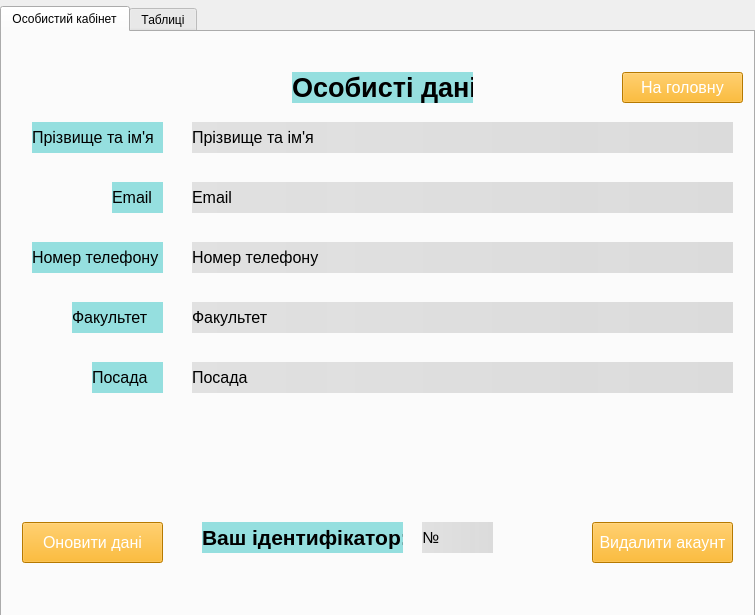
<?xml version="1.0" encoding="UTF-8"?>
<ui version="4.0">
 <class>MainWindow</class>
 <widget class="QMainWindow" name="MainWindow">
  <property name="geometry">
   <rect>
    <x>0</x>
    <y>0</y>
    <width>755</width>
    <height>615</height>
   </rect>
  </property>
  <property name="windowTitle">
   <string>Особистий кабінет</string>
  </property>
  <widget class="QWidget" name="centralwidget">
   <widget class="QLabel" name="main_image">
    <property name="geometry">
     <rect>
      <x>0</x>
      <y>0</y>
      <width>755</width>
      <height>620</height>
     </rect>
    </property>
    <property name="text">
     <string/>
    </property>
    <property name="pixmap">
     <pixmap>C:/Users/kk03k/Downloads/4a7eaeae52140c9205af389cc1e2c7b7-Enhanced-transformed (4).jpeg</pixmap>
    </property>
   </widget>
   <widget class="QTabWidget" name="tabWidget">
    <property name="geometry">
     <rect>
      <x>0</x>
      <y>6</y>
      <width>755</width>
      <height>620</height>
     </rect>
    </property>
    <property name="currentIndex">
     <number>0</number>
    </property>
    <widget class="QWidget" name="tabWidgetPage1">
     <attribute name="title">
      <string>Особистий кабінет</string>
     </attribute>
     <widget class="QLabel" name="image1">
      <property name="geometry">
       <rect>
        <x>0</x>
        <y>-30</y>
        <width>755</width>
        <height>620</height>
       </rect>
      </property>
      <property name="text">
       <string/>
      </property>
      <property name="pixmap">
       <pixmap>C:/Users/kk03k/Downloads/4a7eaeae52140c9205af389cc1e2c7b7-Enhanced-transformed (4).jpeg</pixmap>
      </property>
     </widget>
     <widget class="QPushButton" name="btn_upd_data">
      <property name="geometry">
       <rect>
        <x>20</x>
        <y>490</y>
        <width>141</width>
        <height>41</height>
       </rect>
      </property>
      <property name="font">
       <font>
        <pointsize>12</pointsize>
       </font>
      </property>
      <property name="styleSheet">
       <string notr="true">background-color: rgb(255, 170, 0);
color: rgb(255, 255, 255);</string>
      </property>
      <property name="text">
       <string>Оновити дані</string>
      </property>
     </widget>
     <widget class="QPushButton" name="btn_delete_ac">
      <property name="geometry">
       <rect>
        <x>590</x>
        <y>490</y>
        <width>141</width>
        <height>41</height>
       </rect>
      </property>
      <property name="font">
       <font>
        <pointsize>12</pointsize>
       </font>
      </property>
      <property name="styleSheet">
       <string notr="true">background-color: rgb(255, 170, 0);
color: rgb(255, 255, 255);</string>
      </property>
      <property name="text">
       <string>Видалити акаунт</string>
      </property>
     </widget>
     <widget class="QLabel" name="main_label">
      <property name="geometry">
       <rect>
        <x>290</x>
        <y>40</y>
        <width>181</width>
        <height>31</height>
       </rect>
      </property>
      <property name="font">
       <font>
        <pointsize>20</pointsize>
        <bold>true</bold>
       </font>
      </property>
      <property name="styleSheet">
       <string notr="true">background-color: rgb(149, 223, 223);</string>
      </property>
      <property name="text">
       <string>Особисті дані</string>
      </property>
     </widget>
     <widget class="QLabel" name="label_num_ph">
      <property name="geometry">
       <rect>
        <x>30</x>
        <y>210</y>
        <width>131</width>
        <height>31</height>
       </rect>
      </property>
      <property name="font">
       <font>
        <pointsize>12</pointsize>
        <bold>false</bold>
       </font>
      </property>
      <property name="toolTip">
       <string>&lt;html&gt;&lt;head/&gt;&lt;body&gt;&lt;p align=&quot;center&quot;&gt;&lt;br/&gt;&lt;/p&gt;&lt;/body&gt;&lt;/html&gt;</string>
      </property>
      <property name="styleSheet">
       <string notr="true">background-color: rgb(149, 223, 223);</string>
      </property>
      <property name="text">
       <string>Номер телефону</string>
      </property>
      <property name="margin">
       <number>3</number>
      </property>
     </widget>
     <widget class="QLabel" name="label_email">
      <property name="geometry">
       <rect>
        <x>110</x>
        <y>150</y>
        <width>51</width>
        <height>31</height>
       </rect>
      </property>
      <property name="font">
       <font>
        <pointsize>12</pointsize>
        <bold>false</bold>
       </font>
      </property>
      <property name="toolTip">
       <string>&lt;html&gt;&lt;head/&gt;&lt;body&gt;&lt;p align=&quot;center&quot;&gt;&lt;br/&gt;&lt;/p&gt;&lt;/body&gt;&lt;/html&gt;</string>
      </property>
      <property name="styleSheet">
       <string notr="true">background-color: rgb(149, 223, 223);</string>
      </property>
      <property name="text">
       <string>Email</string>
      </property>
      <property name="margin">
       <number>3</number>
      </property>
     </widget>
     <widget class="QLabel" name="label_full_name">
      <property name="geometry">
       <rect>
        <x>30</x>
        <y>90</y>
        <width>131</width>
        <height>31</height>
       </rect>
      </property>
      <property name="font">
       <font>
        <pointsize>12</pointsize>
        <bold>false</bold>
       </font>
      </property>
      <property name="toolTip">
       <string>&lt;html&gt;&lt;head/&gt;&lt;body&gt;&lt;p align=&quot;center&quot;&gt;&lt;br/&gt;&lt;/p&gt;&lt;/body&gt;&lt;/html&gt;</string>
      </property>
      <property name="styleSheet">
       <string notr="true">background-color: rgb(149, 223, 223);</string>
      </property>
      <property name="text">
       <string>Прізвище та ім'я</string>
      </property>
      <property name="margin">
       <number>3</number>
      </property>
     </widget>
     <widget class="QLabel" name="label_email_2">
      <property name="geometry">
       <rect>
        <x>190</x>
        <y>150</y>
        <width>541</width>
        <height>31</height>
       </rect>
      </property>
      <property name="font">
       <font>
        <pointsize>12</pointsize>
        <bold>false</bold>
       </font>
      </property>
      <property name="toolTip">
       <string>&lt;html&gt;&lt;head/&gt;&lt;body&gt;&lt;p align=&quot;center&quot;&gt;&lt;br/&gt;&lt;/p&gt;&lt;/body&gt;&lt;/html&gt;</string>
      </property>
      <property name="styleSheet">
       <string notr="true">background-color: qlineargradient(spread:pad, x1:0, y1:0, x2:1, y2:0, stop:0 rgba(221, 221, 221, 226), stop:1 rgba(214, 214, 214, 224));</string>
      </property>
      <property name="text">
       <string>Email</string>
      </property>
      <property name="margin">
       <number>3</number>
      </property>
     </widget>
     <widget class="QLabel" name="label_full_name_2">
      <property name="geometry">
       <rect>
        <x>190</x>
        <y>90</y>
        <width>541</width>
        <height>31</height>
       </rect>
      </property>
      <property name="font">
       <font>
        <pointsize>12</pointsize>
        <bold>false</bold>
       </font>
      </property>
      <property name="toolTip">
       <string>&lt;html&gt;&lt;head/&gt;&lt;body&gt;&lt;p align=&quot;center&quot;&gt;&lt;br/&gt;&lt;/p&gt;&lt;/body&gt;&lt;/html&gt;</string>
      </property>
      <property name="styleSheet">
       <string notr="true">background-color: qlineargradient(spread:pad, x1:0, y1:0, x2:1, y2:0, stop:0 rgba(221, 221, 221, 226), stop:1 rgba(214, 214, 214, 224));</string>
      </property>
      <property name="text">
       <string>Прізвище та ім'я</string>
      </property>
      <property name="margin">
       <number>3</number>
      </property>
     </widget>
     <widget class="QLabel" name="label_num_ph_2">
      <property name="geometry">
       <rect>
        <x>190</x>
        <y>210</y>
        <width>541</width>
        <height>31</height>
       </rect>
      </property>
      <property name="font">
       <font>
        <pointsize>12</pointsize>
        <bold>false</bold>
       </font>
      </property>
      <property name="toolTip">
       <string>&lt;html&gt;&lt;head/&gt;&lt;body&gt;&lt;p align=&quot;center&quot;&gt;&lt;br/&gt;&lt;/p&gt;&lt;/body&gt;&lt;/html&gt;</string>
      </property>
      <property name="styleSheet">
       <string notr="true">background-color: qlineargradient(spread:pad, x1:0, y1:0, x2:1, y2:0, stop:0 rgba(221, 221, 221, 226), stop:1 rgba(214, 214, 214, 224));</string>
      </property>
      <property name="text">
       <string>Номер телефону</string>
      </property>
      <property name="margin">
       <number>3</number>
      </property>
     </widget>
     <widget class="QLabel" name="label_id">
      <property name="geometry">
       <rect>
        <x>200</x>
        <y>490</y>
        <width>201</width>
        <height>31</height>
       </rect>
      </property>
      <property name="font">
       <font>
        <pointsize>16</pointsize>
        <bold>true</bold>
       </font>
      </property>
      <property name="styleSheet">
       <string notr="true">background-color: rgb(149, 223, 223);</string>
      </property>
      <property name="text">
       <string>Ваш ідентифікатор:</string>
      </property>
     </widget>
     <widget class="QLabel" name="label_id_2">
      <property name="geometry">
       <rect>
        <x>420</x>
        <y>490</y>
        <width>71</width>
        <height>31</height>
       </rect>
      </property>
      <property name="font">
       <font>
        <pointsize>12</pointsize>
        <bold>false</bold>
       </font>
      </property>
      <property name="toolTip">
       <string>&lt;html&gt;&lt;head/&gt;&lt;body&gt;&lt;p align=&quot;center&quot;&gt;&lt;br/&gt;&lt;/p&gt;&lt;/body&gt;&lt;/html&gt;</string>
      </property>
      <property name="styleSheet">
       <string notr="true">background-color: qlineargradient(spread:pad, x1:0, y1:0, x2:1, y2:0, stop:0 rgba(221, 221, 221, 226), stop:1 rgba(214, 214, 214, 224));</string>
      </property>
      <property name="text">
       <string>№</string>
      </property>
      <property name="margin">
       <number>3</number>
      </property>
     </widget>
     <widget class="QLabel" name="label_num_ph_3">
      <property name="geometry">
       <rect>
        <x>70</x>
        <y>270</y>
        <width>91</width>
        <height>31</height>
       </rect>
      </property>
      <property name="font">
       <font>
        <pointsize>12</pointsize>
        <bold>false</bold>
       </font>
      </property>
      <property name="toolTip">
       <string>&lt;html&gt;&lt;head/&gt;&lt;body&gt;&lt;p align=&quot;center&quot;&gt;&lt;br/&gt;&lt;/p&gt;&lt;/body&gt;&lt;/html&gt;</string>
      </property>
      <property name="styleSheet">
       <string notr="true">background-color: rgb(149, 223, 223);</string>
      </property>
      <property name="text">
       <string>Факультет</string>
      </property>
      <property name="margin">
       <number>3</number>
      </property>
     </widget>
     <widget class="QLabel" name="label_num_ph_4">
      <property name="geometry">
       <rect>
        <x>90</x>
        <y>330</y>
        <width>71</width>
        <height>31</height>
       </rect>
      </property>
      <property name="font">
       <font>
        <pointsize>12</pointsize>
        <bold>false</bold>
       </font>
      </property>
      <property name="toolTip">
       <string>&lt;html&gt;&lt;head/&gt;&lt;body&gt;&lt;p align=&quot;center&quot;&gt;&lt;br/&gt;&lt;/p&gt;&lt;/body&gt;&lt;/html&gt;</string>
      </property>
      <property name="styleSheet">
       <string notr="true">background-color: rgb(149, 223, 223);</string>
      </property>
      <property name="text">
       <string>Посада</string>
      </property>
      <property name="margin">
       <number>3</number>
      </property>
     </widget>
     <widget class="QLabel" name="label_faculty_3">
      <property name="geometry">
       <rect>
        <x>190</x>
        <y>270</y>
        <width>541</width>
        <height>31</height>
       </rect>
      </property>
      <property name="font">
       <font>
        <pointsize>12</pointsize>
        <bold>false</bold>
       </font>
      </property>
      <property name="toolTip">
       <string>&lt;html&gt;&lt;head/&gt;&lt;body&gt;&lt;p align=&quot;center&quot;&gt;&lt;br/&gt;&lt;/p&gt;&lt;/body&gt;&lt;/html&gt;</string>
      </property>
      <property name="styleSheet">
       <string notr="true">background-color: qlineargradient(spread:pad, x1:0, y1:0, x2:1, y2:0, stop:0 rgba(221, 221, 221, 226), stop:1 rgba(214, 214, 214, 224));</string>
      </property>
      <property name="text">
       <string>Факультет</string>
      </property>
      <property name="margin">
       <number>3</number>
      </property>
     </widget>
     <widget class="QLabel" name="label_posada">
      <property name="geometry">
       <rect>
        <x>190</x>
        <y>330</y>
        <width>541</width>
        <height>31</height>
       </rect>
      </property>
      <property name="font">
       <font>
        <pointsize>12</pointsize>
        <bold>false</bold>
       </font>
      </property>
      <property name="toolTip">
       <string>&lt;html&gt;&lt;head/&gt;&lt;body&gt;&lt;p align=&quot;center&quot;&gt;&lt;br/&gt;&lt;/p&gt;&lt;/body&gt;&lt;/html&gt;</string>
      </property>
      <property name="styleSheet">
       <string notr="true">background-color: qlineargradient(spread:pad, x1:0, y1:0, x2:1, y2:0, stop:0 rgba(221, 221, 221, 226), stop:1 rgba(214, 214, 214, 224));</string>
      </property>
      <property name="text">
       <string>Посада</string>
      </property>
      <property name="margin">
       <number>3</number>
      </property>
     </widget>
     <widget class="QPushButton" name="btn_home_3">
      <property name="geometry">
       <rect>
        <x>620</x>
        <y>40</y>
        <width>121</width>
        <height>31</height>
       </rect>
      </property>
      <property name="font">
       <font>
        <pointsize>12</pointsize>
       </font>
      </property>
      <property name="styleSheet">
       <string notr="true">background-color: rgb(255, 170, 0);
color: rgb(255, 255, 255);</string>
      </property>
      <property name="text">
       <string>На головну</string>
      </property>
     </widget>
    </widget>
    <widget class="QWidget" name="tabWidgetPage2">
     <attribute name="title">
      <string>Таблиці</string>
     </attribute>
     <widget class="QLabel" name="label_3">
      <property name="geometry">
       <rect>
        <x>0</x>
        <y>-30</y>
        <width>755</width>
        <height>620</height>
       </rect>
      </property>
      <property name="text">
       <string/>
      </property>
      <property name="pixmap">
       <pixmap>C:/Users/kk03k/Downloads/4a7eaeae52140c9205af389cc1e2c7b7-Enhanced-transformed (4).jpeg</pixmap>
      </property>
     </widget>
     <widget class="QPushButton" name="btn_grad">
      <property name="geometry">
       <rect>
        <x>210</x>
        <y>520</y>
        <width>162</width>
        <height>41</height>
       </rect>
      </property>
      <property name="font">
       <font>
        <pointsize>12</pointsize>
       </font>
      </property>
      <property name="styleSheet">
       <string notr="true">background-color: rgb(255, 170, 0);
color: rgb(255, 255, 255);</string>
      </property>
      <property name="text">
       <string>Неоцінені абітурієнти</string>
      </property>
     </widget>
     <widget class="QLabel" name="main_label_2">
      <property name="geometry">
       <rect>
        <x>220</x>
        <y>10</y>
        <width>311</width>
        <height>31</height>
       </rect>
      </property>
      <property name="font">
       <font>
        <pointsize>20</pointsize>
        <bold>true</bold>
       </font>
      </property>
      <property name="styleSheet">
       <string notr="true">background-color: rgb(149, 223, 223);</string>
      </property>
      <property name="text">
       <string>Результати оцінювання</string>
      </property>
     </widget>
     <widget class="QTableView" name="tableView">
      <property name="geometry">
       <rect>
        <x>60</x>
        <y>50</y>
        <width>631</width>
        <height>451</height>
       </rect>
      </property>
      <property name="accessibleName">
       <string/>
      </property>
      <attribute name="horizontalHeaderCascadingSectionResizes">
       <bool>false</bool>
      </attribute>
     </widget>
     <widget class="QPushButton" name="btn_scores">
      <property name="geometry">
       <rect>
        <x>20</x>
        <y>520</y>
        <width>181</width>
        <height>41</height>
       </rect>
      </property>
      <property name="font">
       <font>
        <pointsize>12</pointsize>
       </font>
      </property>
      <property name="styleSheet">
       <string notr="true">background-color: rgb(255, 170, 0);
color: rgb(255, 255, 255);</string>
      </property>
      <property name="text">
       <string>Результати оцінювання</string>
      </property>
     </widget>
     <widget class="QPushButton" name="btn_edit_scores">
      <property name="geometry">
       <rect>
        <x>580</x>
        <y>520</y>
        <width>141</width>
        <height>41</height>
       </rect>
      </property>
      <property name="font">
       <font>
        <pointsize>10</pointsize>
       </font>
      </property>
      <property name="styleSheet">
       <string notr="true">background-color: rgb(149, 223, 223);
color: rgb(0, 0, 0);</string>
      </property>
      <property name="text">
       <string>Редагувати результати</string>
      </property>
     </widget>
     <widget class="QLineEdit" name="input_teach">
      <property name="geometry">
       <rect>
        <x>520</x>
        <y>523</y>
        <width>51</width>
        <height>35</height>
       </rect>
      </property>
     </widget>
     <widget class="QLabel" name="label_help_teach">
      <property name="geometry">
       <rect>
        <x>380</x>
        <y>523</y>
        <width>131</width>
        <height>35</height>
       </rect>
      </property>
      <property name="font">
       <font>
        <pointsize>20</pointsize>
        <bold>true</bold>
       </font>
      </property>
      <property name="styleSheet">
       <string notr="true">background-color: rgb(149, 223, 223);</string>
      </property>
      <property name="text">
       <string>&lt;html&gt;&lt;head/&gt;&lt;body&gt;&lt;p align=&quot;center&quot;&gt;&lt;span style=&quot; font-size:12pt;&quot;&gt;Ідентифікатор&lt;/span&gt;&lt;/p&gt;&lt;/body&gt;&lt;/html&gt;</string>
      </property>
     </widget>
    </widget>
   </widget>
  </widget>
 </widget>
 <resources/>
 <connections/>
</ui>
